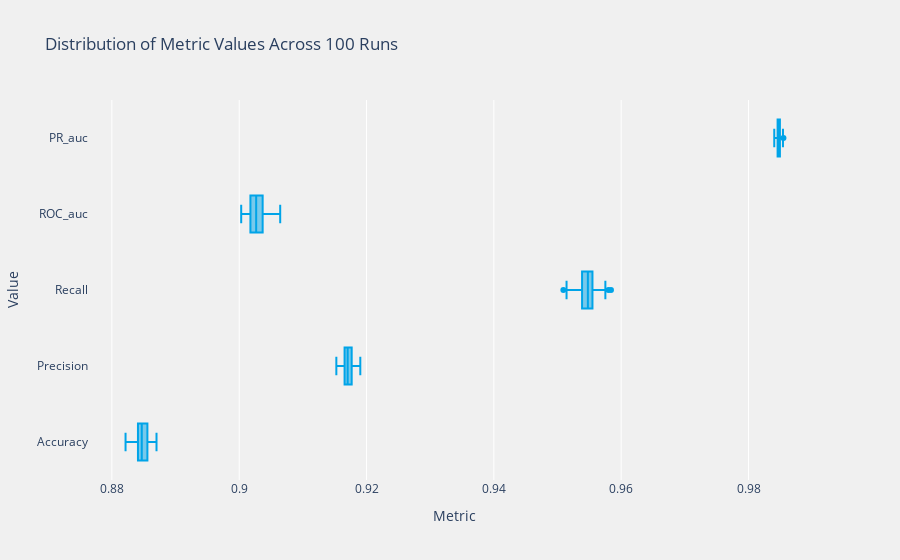

Write notebook code for a chart like this one.
### Code cell
# Model #3
lgbm_experiment_3 = run_experiment(new_df, model_class = LGBMClassifier, **optimal_3)
print_results(lgbm_experiment_3, extras=True, color = '#00A4E8')

### Figure 1 — Plotly figure (JSON) as saved in the notebook; plotly's stock layout.template omitted (floating-point values rounded to 4 significant figures; data arrays with more than 128 entries replaced by an {"elided": "..."} marker saying what was removed)
{"data": [{"alignmentgroup": "True", "hovertemplate": "value=%{x}<br>metric=%{y}<extra></extra>", "legendgroup": "", "marker": {"color": "#00A4E8"}, "name": "", "notched": false, "offsetgroup": "", "orientation": "h", "showlegend": false, "type": "box", "x": {"elided": "500 float values"}, "x0": " ", "xaxis": "x", "y": {"elided": "500 str values"}, "y0": " ", "yaxis": "y"}], "layout": {"boxmode": "group", "legend": {"tracegroupgap": 0}, "paper_bgcolor": "rgba(240, 240, 240, 100)", "plot_bgcolor": "rgba(0, 0, 0, 00)", "title": {"text": "Distribution of Metric Values Across 100 Runs"}, "xaxis": {"anchor": "y", "domain": [0, 1], "title": {"text": "Metric"}}, "yaxis": {"anchor": "x", "domain": [0, 1], "title": {"text": "Value"}}}}
